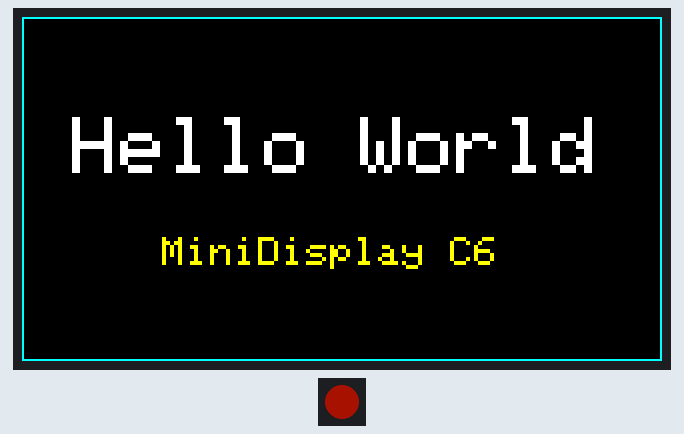
Simulated run of this sketch. Board: ESP32. Shown: 320×172 colour display, 1 RGB LEDs in strip order, left to right. Dim RGB values are drawn brighter than linear; what the sketch prints to the serial monitor is not drawn.

Above: at 0.74 s.
At 1.36 s:
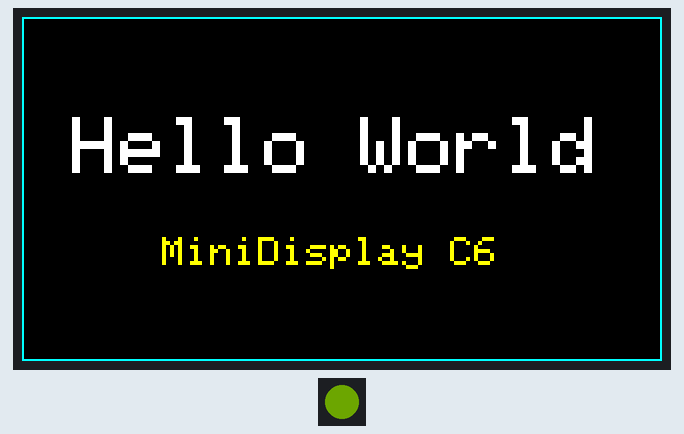
At 1.92 s:
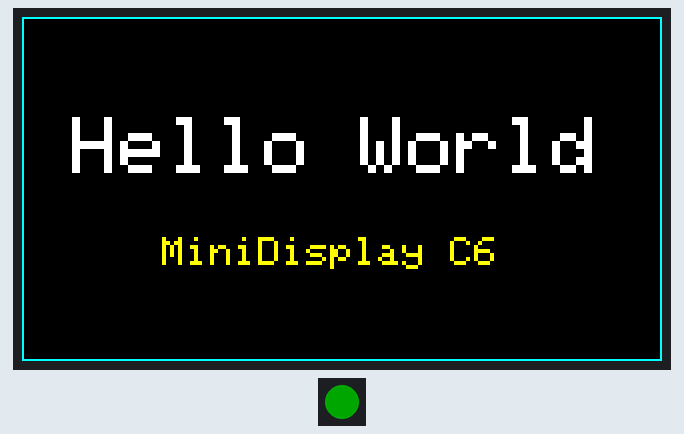
At 3.65 s:
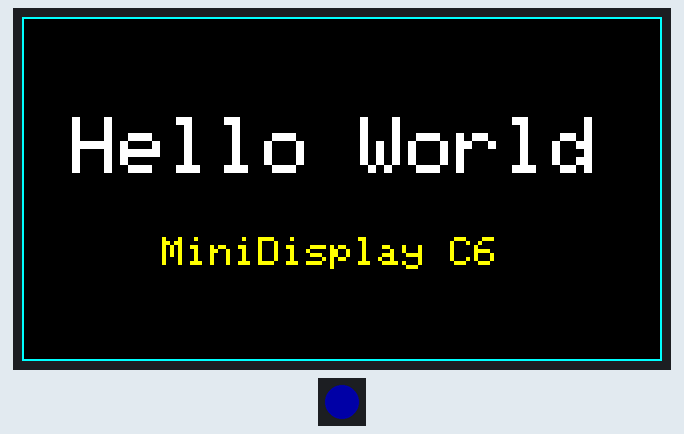
Timing chart, 0 to 40.0 s (numbered marks = the images above):
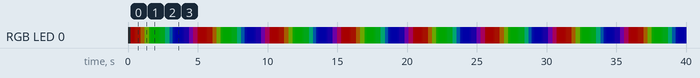

Measured:
- by itself, everything shown: repeats every 5.1 s, in 35 steps

The sketch:

hello_world.ino
```cpp
// Hello World — Waveshare ESP32-C6-LCD-1.47
// Écran ST7789 172x320 (SPI) + LED RGB sur GPIO8

#include <SPI.h>
#include <Adafruit_GFX.h>
#include <Adafruit_ST7789.h>
#include <Adafruit_NeoPixel.h>

// Brochage (voir docs/HARDWARE.md)
#define PIN_MOSI 6
#define PIN_SCLK 7
#define PIN_MISO 5
#define PIN_LCD_CS 14
#define PIN_LCD_DC 15
#define PIN_LCD_RST 21
#define PIN_LCD_BL 22
#define PIN_RGB 8

Adafruit_ST7789 tft(&SPI, PIN_LCD_CS, PIN_LCD_DC, PIN_LCD_RST);
Adafruit_NeoPixel rgb(1, PIN_RGB, NEO_GRB + NEO_KHZ800);

void setup() {
  Serial.begin(115200);

  pinMode(PIN_LCD_BL, OUTPUT);
  digitalWrite(PIN_LCD_BL, HIGH);

  SPI.begin(PIN_SCLK, PIN_MISO, PIN_MOSI);
  tft.init(172, 320);  // décalage colonne (240-172)/2 = 34 calculé par la lib
  tft.setSPISpeed(40000000);
  tft.setRotation(1);  // paysage : 320x172
  tft.fillScreen(ST77XX_BLACK);

  // Cadre pour vérifier les bords / l'offset
  tft.drawRect(0, 0, tft.width(), tft.height(), ST77XX_CYAN);

  tft.setTextColor(ST77XX_WHITE);
  tft.setTextSize(4);
  tft.setCursor(25, 50);
  tft.print("Hello World");

  tft.setTextColor(ST77XX_YELLOW);
  tft.setTextSize(2);
  tft.setCursor(70, 110);
  tft.print("MiniDisplay C6");

  rgb.begin();
  rgb.setBrightness(40);

  Serial.println("Hello World - MiniDisplay pret");
}

void loop() {
  // Cycle de couleurs sur la LED RGB
  static uint16_t hue = 0;
  rgb.setPixelColor(0, rgb.gamma32(rgb.ColorHSV(hue)));
  rgb.show();
  hue += 256;
  delay(20);
}
```
